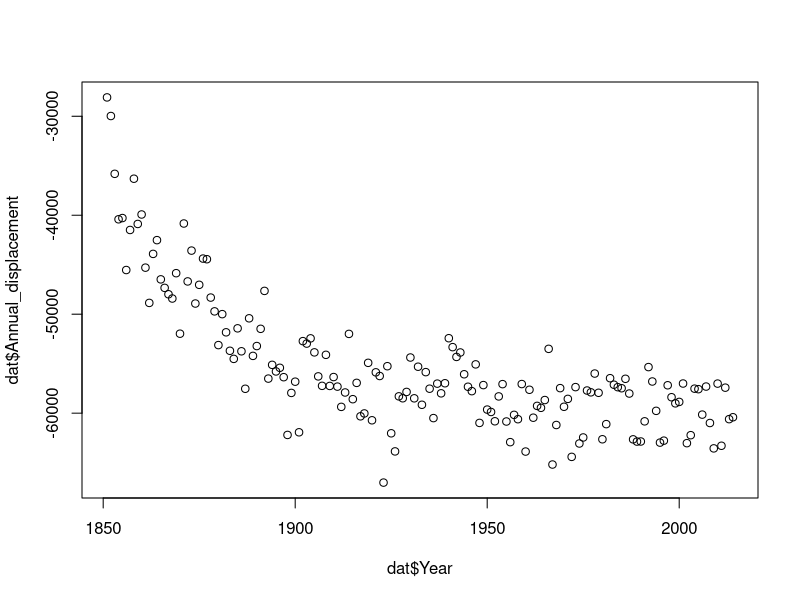
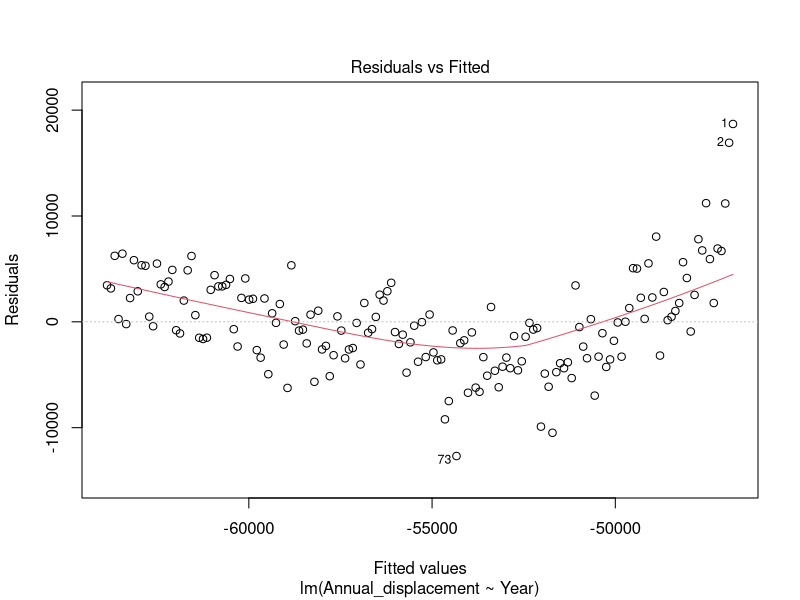
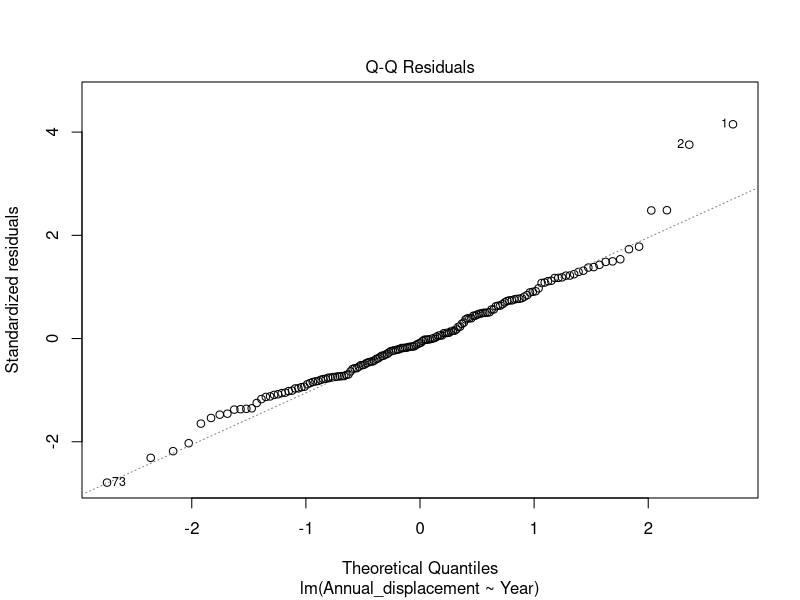
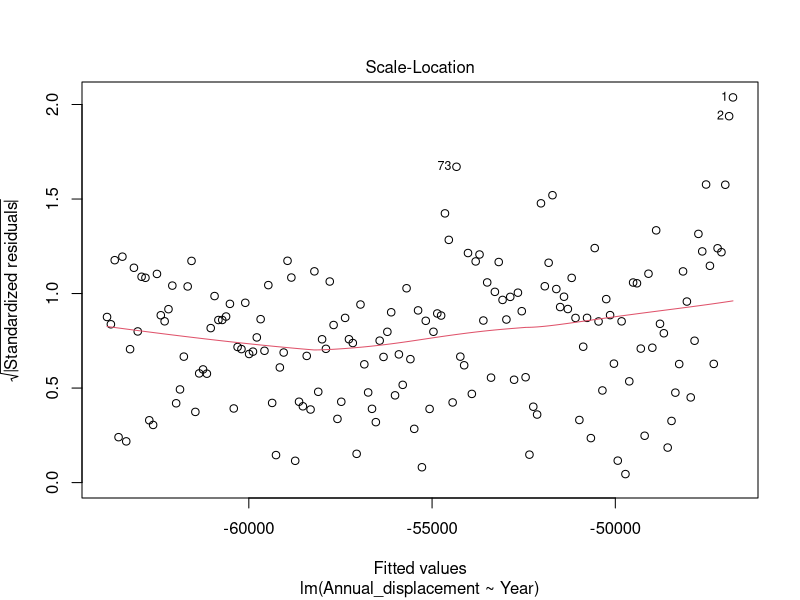
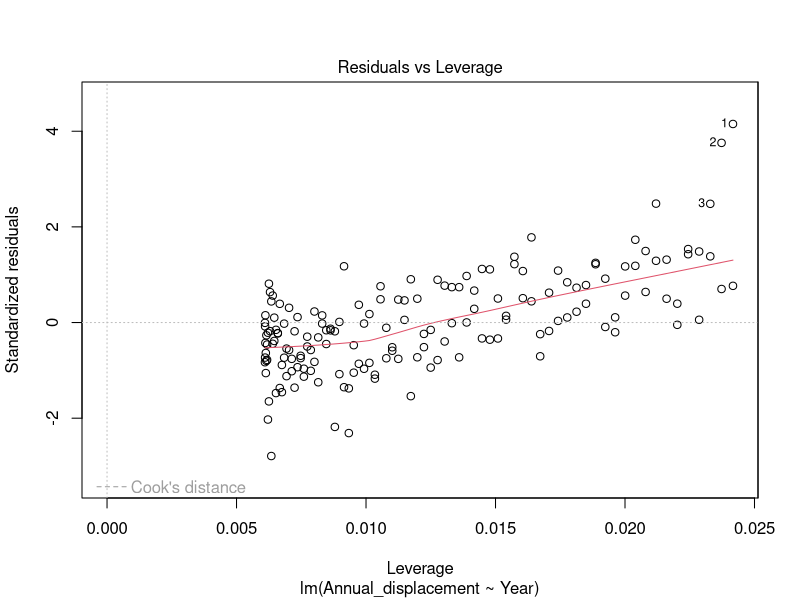
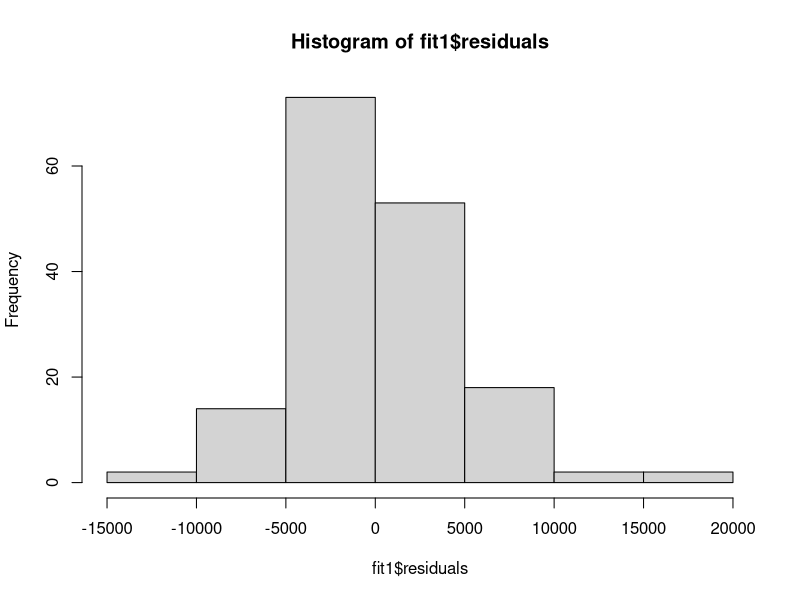
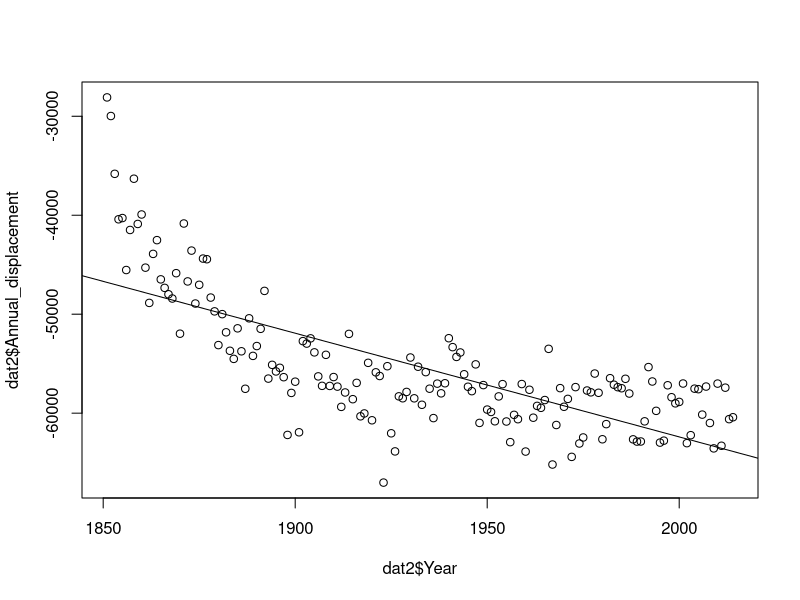
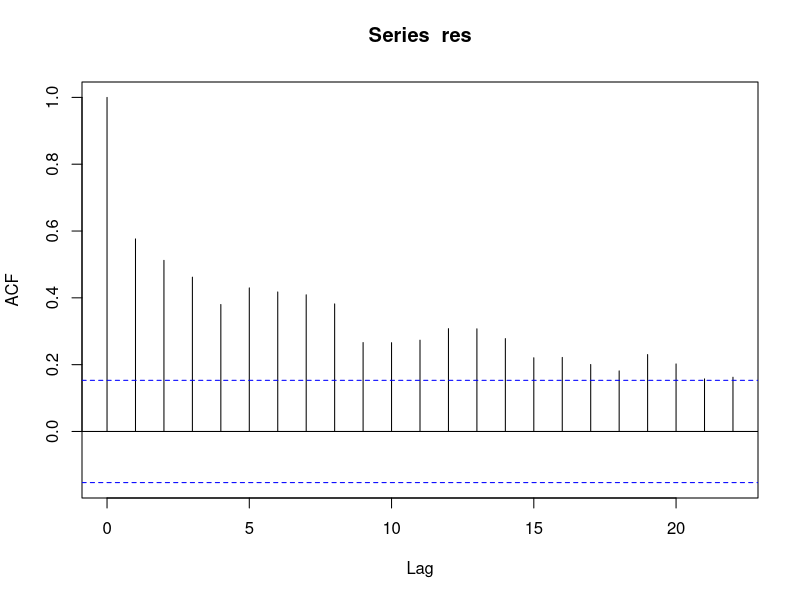

These charts were generated, in order, by the following R code:
# Analysis of modelled wind data

#install.packages(c("effects", "lubridate", "ggplot2", "splines", "dplyr"))

library(lubridate)
library(ggplot2)
library(effects)
library(splines)
library(dplyr)


mydata <- read.csv("../Wind Data/135 degree/Sydney_Daily Modelled Wind Data Final 135 degree.csv", header = T)
#soi_data <- read.csv("SOI data long.csv", header = T)

head(mydata)

table(mydata$Year)

#mydata <- left_join(mydata, soi_data, by = c("Year", "Month"))

mydata$Date <- paste0(mydata$Year,"-",mydata$Month,"-",mydata$Day)
mydata$Date <- as.Date(mydata$Date)

str(mydata)

dat <- mydata %>% group_by(Year) %>% summarise(Annual_displacement = sum(displacement))
head(dat)

#write.csv(dat, "Iain Annual 135 degree Sydney.csv", row.names = F)

plot(dat$Year, dat$Annual_displacement)

dat2 <- dat
str(dat2)
fit1 <- lm(Annual_displacement ~ Year, data = dat2)
plot(fit1)

hist(fit1$residuals)

# try cooks distance
# #install.packages("olsrr")
# library(olsrr)
# 
# ols_plot_cooksd_bar(fit1)
# ols_plot_cooksd_chart(fit1)
# ols_plot_dfbetas(fit1)
# ols_plot_dffits(fit1)
# ols_plot_resid_stud(fit1) # lots of outliers
# ols_plot_resid_stand(fit1)
# ols_plot_resid_lev(fit1) # but none have particularly large leverage
# ols_plot_resid_stud_fit(fit1)
# ols_plot_hadi(fit1)
# ols_plot_resid_pot(fit1)
# 

summary(fit1) # -17.94 decline per year (p = 0.094)
# 164 * -17 = -2942
anova(fit1)
plot(dat2$Year, dat2$Annual_displacement)
abline(fit1)


res <- residuals(fit1)
acf(res, plot = T) # slight autocorelation at 1 year lag
head(res, type = "pearson")

library(ggfortify)
acf_p <- autoplot(acf(res)) + #simulationOutput$fittedResiduals
  geom_hline(yintercept = 0) +
  ylab('Autocorrelation function')
acf_p

p1 <- ggplot(dat2, aes(x = Year, y = Annual_displacement)) + geom_point() + geom_smooth(method = "lm") +
  theme_classic() + ylab("Annual Displacement") + xlab("Year") +
  theme(axis.title.x = element_text(face="bold", colour="black", size = 18),
        axis.text.x  = element_text(colour="black", size = 12), 
        axis.title.y = element_text(face="bold", colour="black", size = 18),
        axis.text.y  = element_text(colour="black", size = 14),
        axis.ticks = element_line(colour="black"),
        #strip.text = element_text(colour="black", face = "bold", size = 14),
        #strip.background = element_rect(colour = "white"),
        #legend.justification=c(1,0), legend.position="right",
        panel.border = element_rect(colour = "black", fill=NA, size = 1)
        #legend.key.size = unit(1, "cm"),
        #legend.title = element_text(face = "bold", size = 14),
        #legend.text = element_text(size = 12, face = "bold"))
  )
p1

#ggsave("../plots/Historical SE Wind ChangeV3.pdf", height = 14.8, width = 21, units = "cm")
#ggsave("../plots/Historical SE Wind ChangeV3.png", height = 14.8, width = 21, units = "cm", dpi = 600)


### Now do NE Winds
NEdata <- read.csv("../Wind Data/45 degree/Sydney_Daily Modelled Wind Data Final 45 degree.csv", header = T)


NEdata$Date <- paste0(NEdata$Year,"-",NEdata$Month,"-",NEdata$Day)
NEdata$Date <- as.Date(NEdata$Date)

str(NEdata)

dat_NE <- NEdata %>% group_by(Year) %>% summarise(Annual_displacement = sum(displacement))
head(dat_NE)

#write.csv(dat_NE, "Iain Annual 45 degree winds Sydney.csv", row.names = F)

plot(dat_NE$Year, dat_NE$Annual_displacement)

dat2_NE <- subset(dat_NE, Year >= 1849)

fit2 <- lm(Annual_displacement ~ Year, data = dat2_NE)
plot(fit2)

hist(fit2$residuals)
# ols_plot_cooksd_bar(fit2)
# ols_plot_cooksd_chart(fit2)
# ols_plot_dfbetas(fit2)
# ols_plot_dffits(fit2)
# ols_plot_resid_stud(fit2)
# ols_plot_resid_stand(fit2)
# ols_plot_resid_lev(fit2) # All have low leverage
# ols_plot_resid_stud_fit(fit2)
# ols_plot_hadi(fit2)
# ols_plot_resid_pot(fit2)

summary(fit2) # increase by 48.307 per year (p < 0.001)
# 48 * 164 = 
anova(fit2)
plot(dat2_NE$Year, dat2_NE$Annual_displacement)
abline(fit2)


res <- residuals(fit2)
acf(res, plot = T) # slight autocorrelation at 1 year lag
head(res, type = "pearson")

library(ggfortify)
acf_p <- autoplot(acf(res)) + #simulationOutput$fittedResiduals
  geom_hline(yintercept = 0) +
  ylab('Autocorrelation function')
acf_p


p2 <- ggplot(dat2_NE, aes(x = Year, y = Annual_displacement)) + geom_point() + geom_smooth(method = "lm") +
  theme_classic() + ylab("Annual Displacement") + xlab("Year") +
  theme(axis.title.x = element_text(face="bold", colour="black", size = 18),
        axis.text.x  = element_text(colour="black", size = 12), 
        axis.title.y = element_text(face="bold", colour="black", size = 18),
        axis.text.y  = element_text(colour="black", size = 14),
        axis.ticks = element_line(colour="black"),
        #strip.text = element_text(colour="black", face = "bold", size = 14),
        #strip.background = element_rect(colour = "white"),
        #legend.justification=c(1,0), legend.position="right",
        panel.border = element_rect(colour = "black", fill=NA, size = 1)
        #legend.key.size = unit(1, "cm"),
        #legend.title = element_text(face = "bold", size = 14),
        #legend.text = element_text(size = 12, face = "bold"))
  )
p2


## Try to remove autocorrelation

NEdata <- read.csv("../Wind Data/45 degree/Sydney_Daily Modelled Wind Data Final 45 degree.csv", header = T)


NEdata$Date <- paste0(NEdata$Year,"-",NEdata$Month,"-",NEdata$Day)
NEdata$Date <- as.Date(NEdata$Date)

str(NEdata)

dat_NE <- NEdata %>% group_by(Year) %>% summarise(Annual_displacement = sum(displacement))
head(dat_NE)

#write.csv(dat_NE, "Iain Annual 45 degree winds Sydney.csv", row.names = F)

plot(dat_NE$Year, dat_NE$Annual_displacement)

dat2_NE <- dat_NE

fit2 <- lm(Annual_displacement ~ Year, data = dat2_NE)
plot(fit2)

hist(fit2$residuals)
# ols_plot_cooksd_bar(fit2)
# ols_plot_cooksd_chart(fit2)
# ols_plot_dfbetas(fit2)
# ols_plot_dffits(fit2)
# ols_plot_resid_stud(fit2)
# ols_plot_resid_stand(fit2)
# ols_plot_resid_lev(fit2) # All have low leverage
# ols_plot_resid_stud_fit(fit2)
# ols_plot_hadi(fit2)
# ols_plot_resid_pot(fit2)

summary(fit2) # increase by 48.307 per year (p < 0.001)
# 48 * 164 = 
anova(fit2)
plot(dat2_NE$Year, dat2_NE$Annual_displacement)
abline(fit2)


res <- residuals(fit2)
acf(res, plot = T)
head(res, type = "pearson")

dat_NE2 <- dat_NE %>%
  slice(which(row_number() %% 3 == 1))


fit2 <- lm(Annual_displacement ~ Year, data = dat_NE2)
plot(fit2)

hist(fit2$residuals)
# ols_plot_cooksd_bar(fit2)
# ols_plot_cooksd_chart(fit2)
# ols_plot_dfbetas(fit2)
# ols_plot_dffits(fit2)
# ols_plot_resid_stud(fit2)
# ols_plot_resid_stand(fit2)
# ols_plot_resid_lev(fit2) # All have low leverage
# ols_plot_resid_stud_fit(fit2)
# ols_plot_hadi(fit2)
# ols_plot_resid_pot(fit2)

summary(fit2) # increase by 52.64 per year (p = 0.002)
# 48 * 164 = 
anova(fit2)
plot(dat_NE2$Year, dat_NE2$Annual_displacement)
abline(fit2)


res <- residuals(fit2)
acf(res, plot = T)

library(ggfortify)
acf_p <- autoplot(acf(res)) + #simulationOutput$fittedResiduals
  geom_hline(yintercept = 0) +
  ylab('Autocorrelation function')
acf_p


p2 <- ggplot(dat_NE2, aes(x = Year, y = Annual_displacement)) + geom_point() + geom_smooth(method = "lm") +
  theme_classic() + ylab("Annual Displacement") + xlab("Year") +
  theme(axis.title.x = element_text(face="bold", colour="black", size = 18),
        axis.text.x  = element_text(colour="black", size = 12), 
        axis.title.y = element_text(face="bold", colour="black", size = 18),
        axis.text.y  = element_text(colour="black", size = 14),
        axis.ticks = element_line(colour="black"),
        #strip.text = element_text(colour="black", face = "bold", size = 14),
        #strip.background = element_rect(colour = "white"),
        #legend.justification=c(1,0), legend.position="right",
        panel.border = element_rect(colour = "black", fill=NA, size = 1)
        #legend.key.size = unit(1, "cm"),
        #legend.title = element_text(face = "bold", size = 14),
        #legend.text = element_text(size = 12, face = "bold"))
  )
p2


#install.packages("ggpubr")
library(ggpubr)

ggarrange(p1, p2, labels = c("a) SE Winds", "b) NE Winds"), ncol=1)


## Try facet designed plot
dat2_2 <- dat2 %>%
  slice(which(row_number() %% 3 == 1))


fit1 <- lm(Annual_displacement ~ Year, data = dat2_2)
plot(fit1)

hist(fit1$residuals)

# try cooks distance
# #install.packages("olsrr")
# library(olsrr)
# 
# ols_plot_cooksd_bar(fit1)
# ols_plot_cooksd_chart(fit1)
# ols_plot_dfbetas(fit1)
# ols_plot_dffits(fit1)
# ols_plot_resid_stud(fit1) # lots of outliers
# ols_plot_resid_stand(fit1)
# ols_plot_resid_lev(fit1) # but none have particularly large leverage
# ols_plot_resid_stud_fit(fit1)
# ols_plot_hadi(fit1)
# ols_plot_resid_pot(fit1)
# 

summary(fit1) # -0.161 decline per year (p = 0.02)
# 164 * -0.161 = -26
anova(fit1)
plot(dat2_2$Year, dat2_2$Annual_displacement)
abline(fit1)


res <- residuals(fit1)
acf(res, plot = T)
head(res, type = "pearson")



SE <- dat2_2
NE <- dat_NE2

full_data <- bind_rows(list("b) SE Winds" = SE,"a) NE Winds" = NE), .id ="Direction")

p3 <- ggplot(full_data, aes(x = Year, y = Annual_displacement)) + geom_point() + geom_smooth(method = "lm") +
  theme_classic() + ylab("Annual Displacement") + xlab("Year") + 
  scale_y_continuous(limits = c(-20000, 20000), breaks = seq(-20000, 20000, by = 10000)) +
  facet_wrap(~Direction, ncol = 2) +
  theme(axis.title.x = element_text(face="bold", colour="black", size = 18),
        axis.text.x  = element_text(colour="black", size = 14), 
        axis.title.y = element_text(face="bold", colour="black", size = 18),
        axis.text.y  = element_text(colour="black", size = 14),
        axis.ticks = element_line(colour="black"),
        strip.text = element_text(colour="black", face = "bold", size = 14, hjust=0),
        strip.background = element_rect(colour = "white"),
        #legend.justification=c(1,0), legend.position="right",
        panel.border = element_rect(colour = "black", fill=NA, size = 1)
        #legend.key.size = unit(1, "cm"),
        #legend.title = element_text(face = "bold", size = 14),
        #legend.text = element_text(size = 12, face = "bold"))
  )
p3

ggsave("../plots/Historical Wind Change.pdf", height = 14.8, width = 21, units = "cm")
ggsave("../plots/Historical Wind Change.png", height = 14.8, width = 21, units = "cm", dpi = 600)


#mydata$Time <- ymd_hms(mydata$Time, tz="GMT")

#p <- ggplot(mydata, aes(Time, Wind.speed.adjusted)) + geom_point() + geom_smooth()
#p
# 
# # Harmonic is to fit Hour and DOY
# Harm <- function (theta, k = 4) {
#   X <- matrix(0, length(theta), 2 * k)
#   nam <- as.vector(outer(c("c", "s"), 1:k, paste, sep = ""))
#   dimnames(X) <- list(names(theta), nam)
#   m <- 0
#   for (j in 1:k) {
#     X[, (m <- m + 1)] <- cos(j * theta)
#     X[, (m <- m + 1)] <- sin(j * theta)
#   }
#   X
# }
# 
# # Make cyclic month and hour and day of year
# mydata$Harm_Month <- (mydata$Month/12) * 2 * pi
# #mydata$Harm_Hour <- (mydata$Hour/24) * 2 * pi
# mydata$DayofYear <- yday(mydata$Date)
# mydata$Harm_DayofYear <- (mydata$DayofYear/366) * 2 * pi
# 
# head(mydata)
# str(mydata)
# 
# p1 <- ggplot(mydata, aes(Date, displacement)) + geom_point(alpha = 0.2) + geom_smooth() +
#   ylab("Monthly Onshore Displacement (km)") + theme_classic()
# p1
# 
# 
# # 
# # Linear Modelling
# # Tested log10 response doesn't work - very poor model assumptions
# 
# fit1 <- lm(displacement ~ Date, data = mydata)
# plot(fit1)
# summary(fit1)
# plot(allEffects(fit1))
# 
# 
# # Need to scale winds again
# 
# 
# 
# # fit2 <- lm(Wind.speed.adjusted ~ Year, data = mydata)
# # summary(fit2)
# # plot(allEffects(fit2))
# # 
# # 
# # fit3 <- lm(Wind.speed.adjusted ~ Year + Harm(Harm_Month, k = 1), data = mydata)
# # summary(fit3)
# # plot(allEffects(fit3))
# # 
# # fit4 <- lm(Wind.speed.adjusted ~ Year + Harm(Harm_Month, k = 1) + Harm(Harm_Hour, k = 1), data = mydata)
# # summary(fit4)
# # plot(allEffects(fit4))
# # plot(fit4)
# # 
# # fit5 <- lm(Wind.speed.adjusted ~ Year + Harm(Harm_DayofYear, k = 1) + Harm(Harm_Hour, k = 1) + SOI, data = mydata)
# # summary(fit5)
# # plot(allEffects(fit5))
# # plot(fit5)
# # 
# # # Raw speed - No sign adjustment - Year pattern flips
# # fit6 <- lm(Speed_km_hr ~ Year + Harm(Harm_DayofYear, k = 1) + Harm(Harm_Hour, k = 1), data = mydata)
# # summary(fit6)
# # plot(allEffects(fit6))
# # plot(fit5)
# 
# 
# ### Trying monthly bins like other analysis
# 
# dat <- mydata %>% group_by(Year, Month) %>%
#   summarise(displacement = ((sum(Wind.speed.adjusted, na.rm = TRUE)*3)), SOI_mean = mean(SOI), count = n())
# 
# dat$Harm_Month <- (dat$Month/12) * 2 * pi
# head(dat)
# 
# write.csv(dat, "Wind Data/Sydney Modelled Wind Data Final monthly binned.csv", row.names = FALSE)
# 
# ### Now try analysis again
# 
# fit1 <- lm(displacement ~ Year, data = dat)
# plot(fit1)
# summary(fit1)
# plot(allEffects(fit1))
# 
# fit2 <- lm(displacement ~ Year + Harm(Harm_Month, k = 2), data = dat)
# plot(fit2)
# summary(fit2)
# plot(allEffects(fit2))
# 
# fit3 <- lm(displacement ~ Harm(Harm_Month, k = 2), data = dat)
# plot(fit3)
# summary(fit3)
# plot(allEffects(fit3))
# AIC(fit3)
# 
# k <- length(coef(fit2))
# k
# 
# n <- nrow(dat)
# n
# 
# fit2_AIC <- AIC(fit2, k = k)
# fit2_AICc <- (fit2_AIC + ((2 * (k + 1))/(n - k - 1)))
# fit2_AICc
# 
# fit5 <- lm(displacement ~ Year + Harm(Harm_Month, k = 2) + SOI_mean, data = dat)
# plot(fit5)
# summary(fit5)
# plot(allEffects(fit5))
# AIC(fit5)
# 
# k <- length(coef(fit5))
# k
# 
# n <- nrow(dat)
# n
# 
# fit5_AIC <- AIC(fit5, k = k)
# fit5_AICc <- (fit5_AIC + ((2 * (k + 1))/(n - k - 1)))
# fit5_AICc
# 
# p1 <- ggplot(dat, aes(Year, displacement)) + geom_point(alpha = 0.2) + geom_smooth(method = "lm") +
#   ylab("Monthly Onshore Displacement (km)") + theme_classic()
# p1
# 
# p2 <- ggplot(dat, aes(Year, displacement)) + geom_point(alpha = 0.2) + geom_smooth(method = "lm") +
#   ylab("Monthly Onshore Displacement (km)") + theme_classic() + facet_wrap(~Month)
# p2
# 
# p3 <- ggplot(dat, aes(Year, displacement)) + geom_point(alpha = 0.2) + geom_smooth() +
#   ylab("Monthly Onshore Displacement (km)") + theme_classic()
# p3
# 
# p3 <- ggplot(dat, aes(Month, displacement)) + geom_point(alpha = 0.2) + geom_smooth() +
#   ylab("Monthly Onshore Displacement (km)") + theme_classic()
# p3
# 
# p3 <- ggplot(dat, aes(Month, displacement)) + geom_point(alpha = 0.2) + geom_smooth() +
#   ylab("Monthly Onshore Displacement (km)") + theme_classic() + facet_wrap(~Year)
# p3
# 
# 
# #### Testing on specific months
# # January - July
# 
# dat2 <- subset(dat, Month <= 7)
# 
# fit1_sm <- lm(displacement ~ Year , data = dat2) #+ SOI_mean
# plot(fit1_sm)
# summary(fit1_sm)
# plot(allEffects(fit1_sm))
# 
# p_Jan_July <- ggplot(dat2, aes(Year, displacement)) + geom_point(alpha = 0.2) + geom_smooth(method = "lm") +
#   ylab("Monthly Onshore Displacement (km)") + theme_classic()
# p_Jan_July
# 
# # April - September
# dat3 <- subset(dat, Month <= 9 & Month >= 4)
# 
# fit2_sm <- lm(displacement ~ Year , data = dat3) # + SOI_mean
# plot(fit2_sm)
# summary(fit2_sm)
# plot(allEffects(fit2_sm))
# 
# p_April_Sept <- ggplot(dat3, aes(Year, displacement)) + geom_point(alpha = 0.2) + geom_smooth(method = "lm") +
#   ylab("Monthly Onshore Displacement (km)") + theme_classic()
# p_April_Sept
# 
# # April - July
# dat4 <- subset(dat, Month >= 4 & Month <= 7)
# 
# fit4_sm <- lm(displacement ~ Year , data = dat4)
# plot(fit4_sm)
# summary(fit4_sm)
# plot(allEffects(fit4_sm))
# 
# p_April_July <- ggplot(dat4, aes(Year, displacement)) + geom_point(alpha = 0.2) + geom_smooth(method = "lm") +
#   ylab("Monthly Onshore Displacement (km)") + theme_classic()
# p_April_July
# 
# # July - August
# dat5 <- subset(dat, Month >= 7 & Month <= 8)
# 
# fit5_sm <- lm(displacement ~ Year , data = dat5)
# plot(fit5_sm)
# summary(fit5_sm)
# plot(allEffects(fit5_sm))
# 
# p_July_August <- ggplot(dat5, aes(Year, displacement)) + geom_point(alpha = 0.2) + geom_smooth(method = "lm") +
#   ylab("Monthly Onshore Displacement (km)") + theme_classic()
# p_July_August
# 
# 
# # November - April
# dat6 <- subset(dat, Month >= 11 | Month <= 4)
# 
# fit6_sm <- lm(displacement ~ Year , data = dat6)
# plot(fit6_sm)
# summary(fit6_sm)
# plot(allEffects(fit6_sm))
# 
# p_November_April <- ggplot(dat6, aes(Year, displacement)) + geom_point(alpha = 0.2) + geom_smooth(method = "lm") +
#   ylab("Monthly Onshore Displacement (km)") + theme_classic()
# p_November_April
# 

# ### Sydney Adjusted coastline
# ### Now do NE Winds
# NEdata <- read.csv("Wind Data/Daily Modelled Sydney 114 deg Wind Data Final.csv", header = T)
# 
# 
# NEdata$Date <- paste0(NEdata$Year,"-",NEdata$Month,"-",NEdata$Day)
# NEdata$Date <- as.Date(NEdata$Date)
# 
# str(NEdata)
# 
# dat_NE <- NEdata %>% group_by(Year) %>% summarise(Annual_displacement = sum(displacement))
# head(dat_NE)
# 
# write.csv(dat_NE, "Iain Annual coastline degree winds Sydney.csv", row.names = F)
